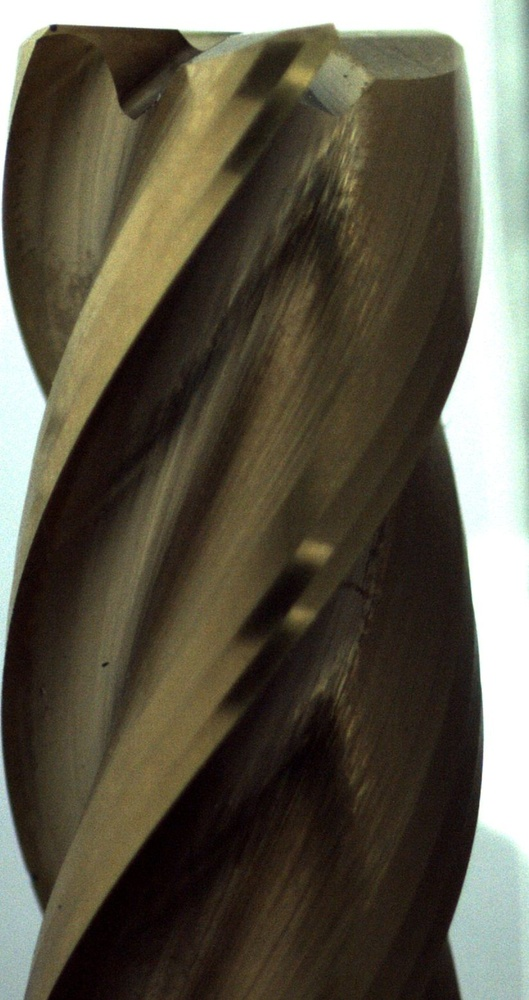
#> input picture Kurs_9/22_OpenCV_Image_Histogramm/Test1.jpg, 529 x 1000 px, shrunk from 823 x 1555 before the run
$ python histogramm.py --image Test1.jpg
#> lines starting #> are read from the running program, lines starting #| are printed output that depends on the picture
import numpy as np
import argparse
import cv2
import vg
import sys
from matplotlib import pyplot as plt
from tkinter import *

ap = argparse.ArgumentParser()
ap.add_argument("-i", "--image", required = True, help = "Enter Path to the Image")
args = vars(ap.parse_args())
# Bild hochladen
image = cv2.imread(args["image"])
#> image is the input picture: shape (1000, 529, 3); mean B, G, R 72.9, 88, 93.2
#Zeigt ein normales Image
cv2.imshow("RGB Colour space", image)
#cv2.waitKey(0)
Bildname = args['image'][:-4]

# RGB verwandeln zu Grau
gray = cv2.cvtColor(image, cv2.COLOR_BGR2GRAY)
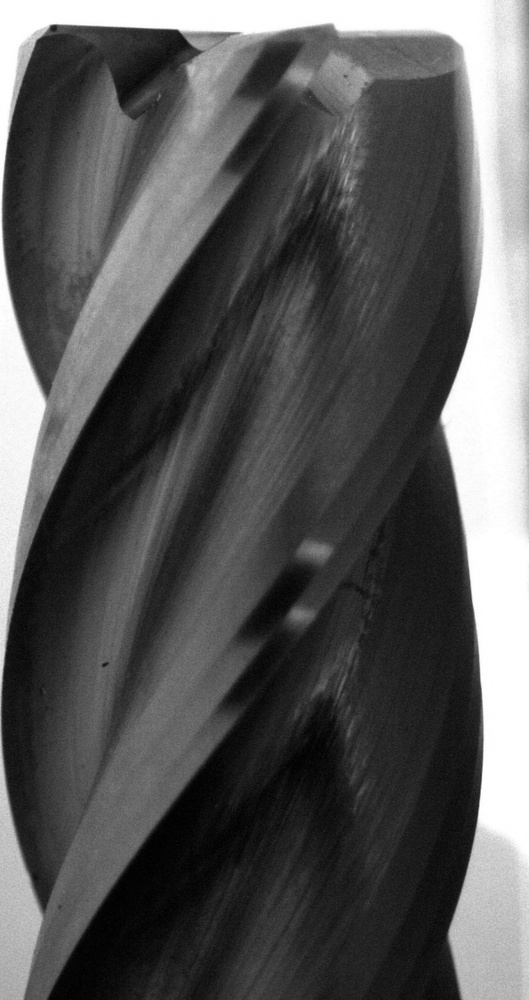
#> gray: shape (1000, 529); min 0, max 255, mean 87.9
cv2.imwrite(Bildname +"Grau"+ ".jpg", gray)
cv2.imshow("Grau",gray)

#Erstelle ein Histogram
hist = cv2.calcHist([gray],[0],None,[256],[0,256])
#> hist = 256 values, max 27330 at index 255, min 5 at index 0, mean 2066.4
#Grafik erstellen
plt.figure()
plt.title("Grayscale Histogram")
plt.xlabel("bins")
plt.ylabel("No of pixels")
plt.plot(hist)
plt.xlim([0,256])
plt.show()
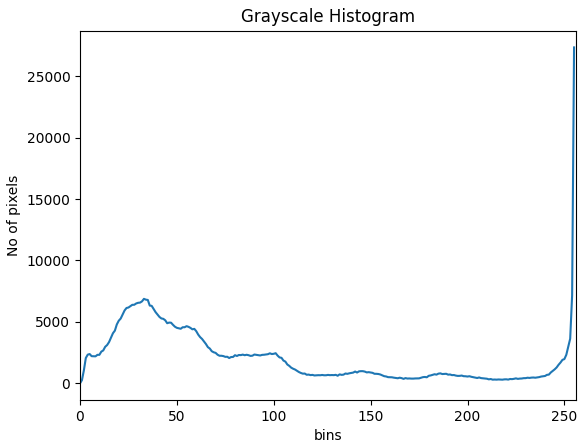
#> figure drawn by matplotlib, 1 panel; curve peaks at x = 255, y = 27330
cv2.waitKey(0)
